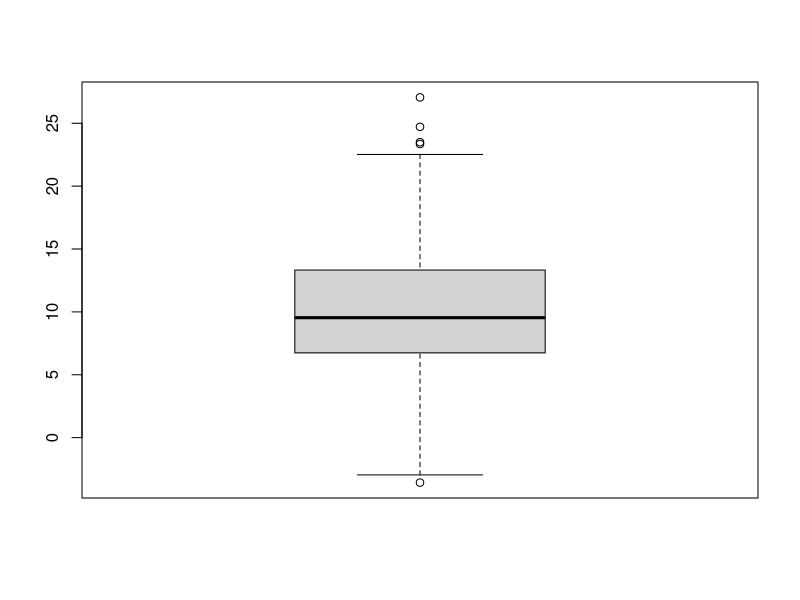
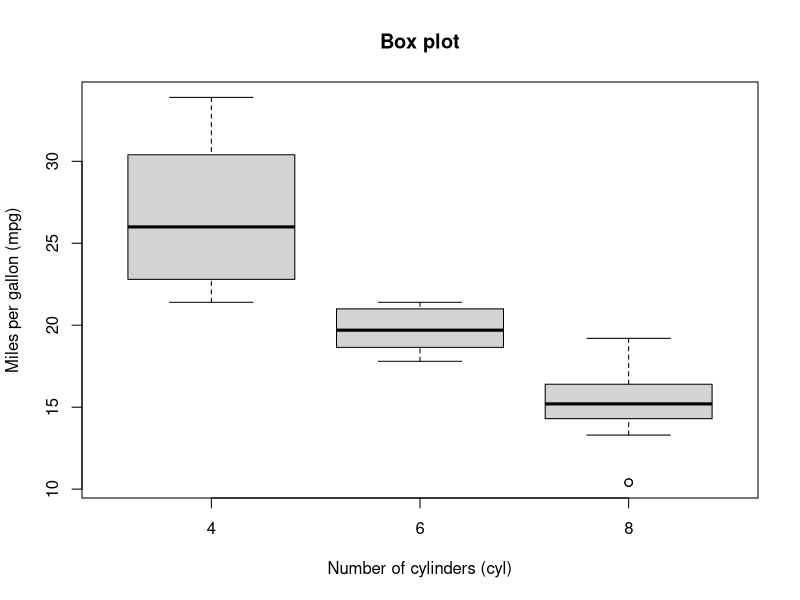

Recreate these plots in R, in order.
# Box plots

# simple box plot
x <- rnorm(n = 1000, mean = 10, sd = 5)
boxplot(x)

# add real data, labels
boxplot(formula = mpg~cyl,
        data = mtcars,
        main = "Box plot",
        xlab = "Number of cylinders (cyl)",
        ylab = "Miles per gallon (mpg)")
